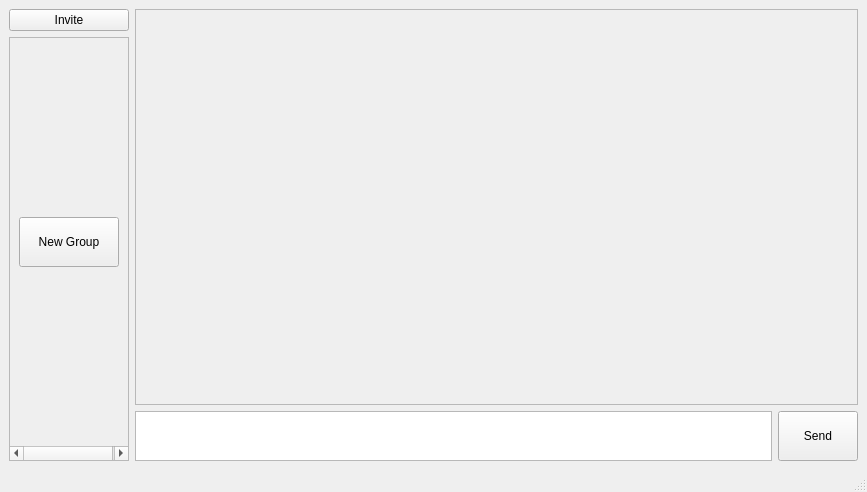
<?xml version="1.0" encoding="UTF-8"?>
<ui version="4.0">
 <class>MainWindow</class>
 <widget class="QMainWindow" name="MainWindow">
  <property name="geometry">
   <rect>
    <x>0</x>
    <y>0</y>
    <width>867</width>
    <height>492</height>
   </rect>
  </property>
  <property name="windowTitle">
   <string>MainWindow</string>
  </property>
  <widget class="QWidget" name="centralwidget">
   <layout class="QHBoxLayout" name="horizontalLayout">
    <item>
     <layout class="QVBoxLayout" name="left_side">
      <item>
       <widget class="QPushButton" name="invite_button">
        <property name="text">
         <string>Invite</string>
        </property>
       </widget>
      </item>
      <item>
       <widget class="QScrollArea" name="groupsScroll">
        <property name="sizePolicy">
         <sizepolicy hsizetype="Minimum" vsizetype="Expanding">
          <horstretch>0</horstretch>
          <verstretch>0</verstretch>
         </sizepolicy>
        </property>
        <property name="minimumSize">
         <size>
          <width>120</width>
          <height>0</height>
         </size>
        </property>
        <property name="maximumSize">
         <size>
          <width>150</width>
          <height>16777215</height>
         </size>
        </property>
        <property name="widgetResizable">
         <bool>true</bool>
        </property>
        <widget class="QWidget" name="groupsContents">
         <property name="geometry">
          <rect>
           <x>0</x>
           <y>0</y>
           <width>122</width>
           <height>406</height>
          </rect>
         </property>
         <property name="sizePolicy">
          <sizepolicy hsizetype="Maximum" vsizetype="Preferred">
           <horstretch>0</horstretch>
           <verstretch>0</verstretch>
          </sizepolicy>
         </property>
         <property name="minimumSize">
          <size>
           <width>120</width>
           <height>0</height>
          </size>
         </property>
         <layout class="QVBoxLayout" name="verticalLayout_4">
          <item>
           <widget class="QPushButton" name="new_group_button">
            <property name="sizePolicy">
             <sizepolicy hsizetype="Maximum" vsizetype="Fixed">
              <horstretch>0</horstretch>
              <verstretch>0</verstretch>
             </sizepolicy>
            </property>
            <property name="minimumSize">
             <size>
              <width>100</width>
              <height>50</height>
             </size>
            </property>
            <property name="text">
             <string>New Group</string>
            </property>
           </widget>
          </item>
         </layout>
        </widget>
       </widget>
      </item>
     </layout>
    </item>
    <item>
     <layout class="QVBoxLayout" name="messages">
      <item>
       <widget class="QScrollArea" name="messagesScroll">
        <property name="widgetResizable">
         <bool>true</bool>
        </property>
        <widget class="QWidget" name="messagesContents">
         <property name="geometry">
          <rect>
           <x>0</x>
           <y>0</y>
           <width>693</width>
           <height>371</height>
          </rect>
         </property>
         <layout class="QVBoxLayout" name="verticalLayout_5"/>
        </widget>
       </widget>
      </item>
      <item>
       <layout class="QHBoxLayout" name="sending">
        <item>
         <widget class="QTextEdit" name="sending_field">
          <property name="sizePolicy">
           <sizepolicy hsizetype="Expanding" vsizetype="Minimum">
            <horstretch>0</horstretch>
            <verstretch>0</verstretch>
           </sizepolicy>
          </property>
          <property name="maximumSize">
           <size>
            <width>16777215</width>
            <height>50</height>
           </size>
          </property>
         </widget>
        </item>
        <item>
         <widget class="QPushButton" name="send_button">
          <property name="sizePolicy">
           <sizepolicy hsizetype="Minimum" vsizetype="Minimum">
            <horstretch>0</horstretch>
            <verstretch>0</verstretch>
           </sizepolicy>
          </property>
          <property name="maximumSize">
           <size>
            <width>16777215</width>
            <height>50</height>
           </size>
          </property>
          <property name="baseSize">
           <size>
            <width>50</width>
            <height>50</height>
           </size>
          </property>
          <property name="text">
           <string>Send</string>
          </property>
         </widget>
        </item>
       </layout>
      </item>
     </layout>
    </item>
   </layout>
  </widget>
  <widget class="QStatusBar" name="statusbar"/>
 </widget>
 <resources/>
 <connections/>
</ui>
